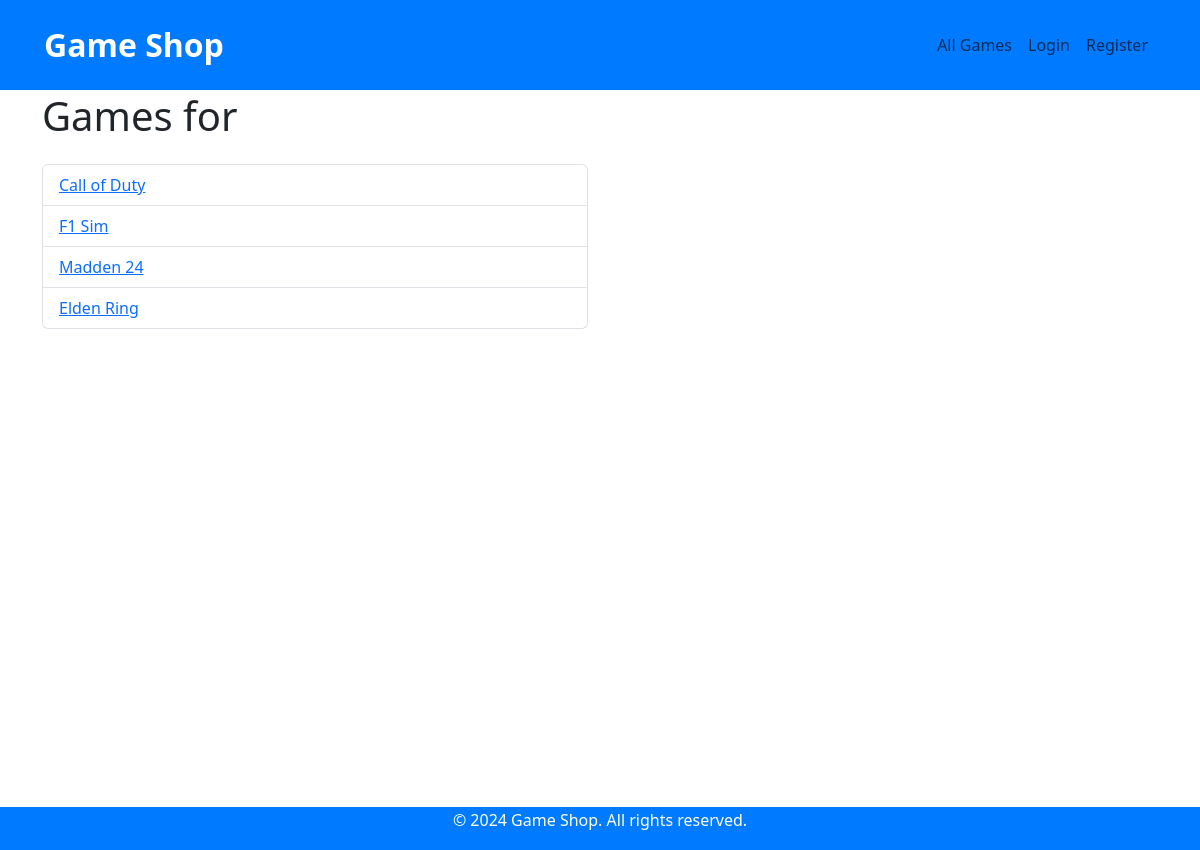
/console/XBOX/, run on the app's committed database.
### examapp/models.py (models this page shows, shortened)
class Game(models.Model):
    PLATFORM_CHOICES = [
        ('PS5', 'PlayStation 5'),
        ('XBOX', 'Xbox Series X'),
        ('SWITCH', 'Nintendo Switch'),
    ]
    GENRE_CHOICES = [
        ('SHOOTER', 'Shooter'),
        ('ACTION', 'Action'),
        ('ADVENTURE', 'Adventure'),
        ('RPG', 'Role-Playing Game'),
    ]
    name = models.CharField(max_length=100)
    description = models.TextField()
    platform = models.CharField(max_length=10, choices=PLATFORM_CHOICES)
    genre = models.CharField(max_length=20, choices=GENRE_CHOICES)
    price = models.DecimalField(max_digits=8, decimal_places=2)
    stock = models.PositiveIntegerField()

### examapp/views.py (the view)
# urls.py: path('console/<str:platform>/', views.console_games, name='console_games'),
def console_games(request, platform):
    games = Game.objects.filter(platform=platform)
    return render(request, 'console_games.html', {'games': games})

### examapp/templates/console_games.html
{% extends 'base.html' %}
{% block content %}
<div class="container">
    <h1 class="mb-4">Games for {{ platform }}</h1>
    <div class="row">
        <div class="col-md-6">
            <ul class="list-group">
                {% for game in games %}
                <li class="list-group-item"><a href="{% url 'game_detail' game.id %}">{{ game.name }}</a></li>
                {% endfor %}
            </ul>
        </div>
    </div>
</div>
{% endblock %}

### examapp/templates/base.html (style rules this page uses)
body { margin-bottom: 50px; background-size: cover; background-position: center; background-repeat: no-repeat; height: 100vh; }

### data on the page
Game: name "Call of Duty"
Game: name "F1 Sim"
Game: name "Madden 24"
Game: name "Elden Ring"
